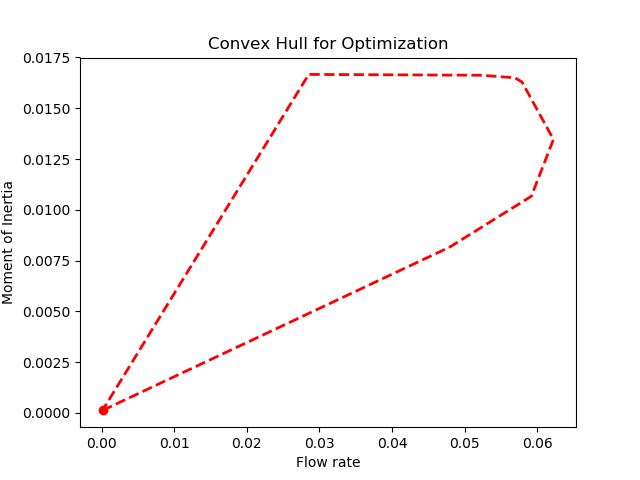

Write Python code to recreate this figure.
import ChannelFlow as cf
import numpy as np
import matplotlib.pyplot as plt
import scipy
from scipy.spatial import ConvexHull

arr = np.zeros([110, 2])

h = np.arange(0.1, 1.1, 0.1)
b = np.arange(0.0, 1.1, 0.1)

k = 0
for i in h:
    for j in b:
        cf.solve(3.0, j, i, 21, 21)
        Q, L2, Linf = cf.postProc()
        I = cf.getMOI(0.05)
        arr[k][0] = Q
        arr[k][1] = I
        k += 1

hull = ConvexHull(arr)
plt.plot(arr[hull.vertices,0], arr[hull.vertices,1], 'r--', lw=2)
plt.plot(arr[hull.vertices[0],0], arr[hull.vertices[0],1], 'ro')
plt.xlabel('Flow rate')
plt.ylabel('Moment of Inertia')
plt.title('Convex Hull for Optimization')
plt.show()
